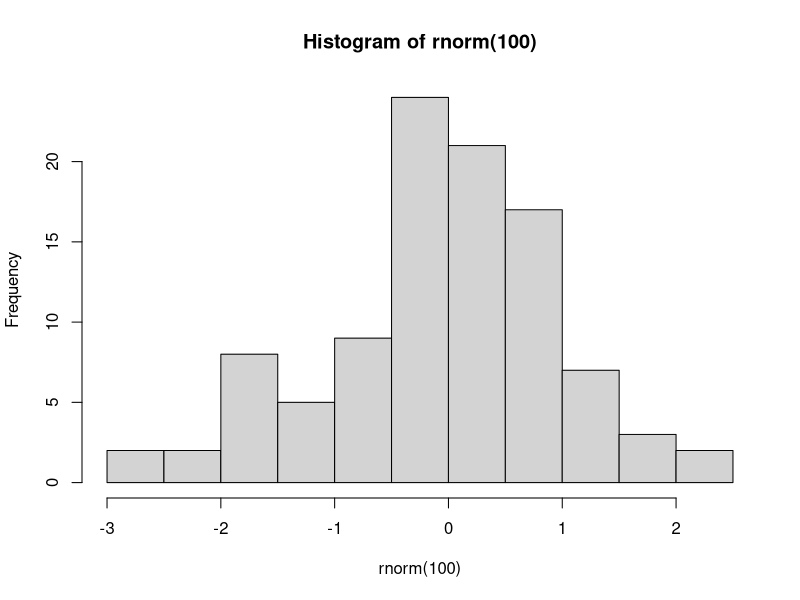
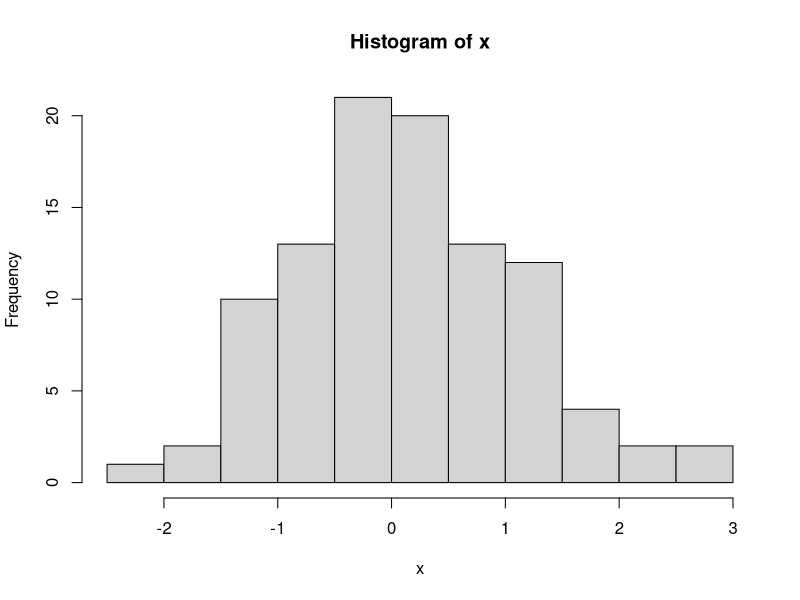

R code for these plots, in order:
## ---- chunk 1
obj <- 1
## ---- chunk 2
nom <- "nomObjet"
## ---- chunk 3
assign(x = nom, value = 1)
## ---- chunk 4
ls()
## ---- chunk 5
nomObjet
## ---- chunk 6
for (i in 1:5) {
  assign(x = paste0("obj", i), value = 1:i)
}
## ---- chunk 7
ls()
## ---- chunk 8
str(nomObjet)
## ---- chunk 9
str(get(nom))
## ---- chunk 10
str(nom)
## ---- chunk 11
for (i in 1:5) {
  cat(paste0("obj", i, " ="), get(paste0("obj", i)), "\n")
}
## ---- chunk 12
median(x = 1:10)
get("median")(x = 1:10)
do.call("median", args = list(x = 1:10))
## ---- chunk 13
#' Calcul de statistiques descriptives
#'
#' Cette fonction permet de calculer des statistiques descriptives au choix
#'
#' @param x vecteur d'observations
#' @param choix une chaîne de caractères spécifiant le nom de la fonction
#'              à appeler pour le calcul, soit "table" (par défaut), "mean",
#'              "median", "sd" ou "mad"
#' @param retirerNA un logique spécifiant si les valeurs manquantes (NA)
#'                  doivent être retirées avant le calcul (par défaut TRUE)
#'
#' @return le résultat de l'appel à la fonction choisie
#'
choixstat <- function(x, choix = c("table", "mean", "median", "sd", "mad"),
                      retirerNA = TRUE) {
  choix <- match.arg(choix)
  arguments <- list(x)
  if (choix == "table"){
    arguments$useNA <- if (retirerNA) "no" else "ifany"
  } else {
    arguments$na.rm <- retirerNA
  }
  do.call(what = choix, args = arguments)
}
## ---- chunk 14
# Équivalent à median(c(2,3,2,3,3,4,NA,3), na.rm = TRUE)

choixstat(x = c(2,3,2,3,3,4,NA,3), choix = "median", retirerNA = TRUE)
## ---- chunk 15
# Équivalent à median(c(2,3,2,3,3,4,NA,3), na.rm = FALSE)

choixstat(x = c(2,3,2,3,3,4,NA,3), choix = "median", retirerNA = FALSE)
## ---- chunk 16
# Équivalent à table(c(2,3,2,3,3,4,NA,3), useNA = "no")

choixstat(x = c(2,3,2,3,3,4,NA,3), choix = "table", retirerNA = TRUE)
## ---- chunk 17
# Équivalent à table(c(2,3,2,3,3,4,NA,3), useNA = "ifany")

choixstat(x = c(2,3,2,3,3,4,NA,3), choix = "table", retirerNA = FALSE)
## ---- chunk 18
f1 <- y ~ x1 + x2
## ---- chunk 19
str(f1)
f1[1]
f1[2]
f1[3]
## ---- chunk 20
str("y ~ x1 + x2")
f2 <- as.formula("y ~ x1 + x2")
str(f2)
## ---- chunk 21
#' Régression polynomiale
#'
#' Ajustement d'un modèle de régression polynomial entre deux variables
#'
#' @param y vecteur des observations de la variable réponse
#' @param x vecteur des observations de la variable explicative
#' @param dg degré du modèle polynomial à ajuster
#'
#' @return sortie de la fonction lm pour le modèle demandé
#'
regPoly <- function(y, x, dg){
  formule <- paste("y ~", 
                   paste(paste0("I(x^", 1:dg, ")"), collapse = " + ")
                   )
  lm(as.formula(formule))
}
## ---- chunk 22
regPoly(y = cars$dist, x = cars$speed, dg = 3)
regPoly(y = cars$dist, x = cars$speed, dg = 5)
## ---- chunk 23
f1
## ---- chunk 24
update(f1, . ~ . + x3)
## ---- chunk 25
update(f1, . ~ . - x2)
## ---- chunk 26
update(f1, sqrt(.) ~ .)
## ---- chunk 27
median(x = 1:10)
## ---- chunk 28
out <- median(x = 1:10)
## ---- chunk 29
out
## ---- chunk 30
out_quote <- quote(median(x = 1:10))
out_quote
str(out_quote)
## ---- chunk 31
eval(out_quote)
## ---- chunk 32
out_call <- call("median", x = 1:10)
out_call
str(out_call)
## ---- chunk 33
all.equal(out_quote, out_call)
## ---- chunk 34
eval(out_call)
## ---- chunk 35
instruc_car <- "median(x = 1:10)"
str(instruc_car)
## ---- chunk 36
out_parse <- parse(text = instruc_car)
out_parse
## ---- chunk 37
eval(out_parse)
## ---- chunk 38
regPoly2 <- function(y, x, dg){
  instruc <- paste0("lm(y ~ ", 
                    paste(paste0("I(x^", 1:dg, ")"), collapse = " + "),
                    ")")
  eval(parse(text = instruc))
}
## ---- chunk 39
regPoly2(y = cars$dist, x = cars$speed, dg = 3)
regPoly2(y = cars$dist, x = cars$speed, dg = 5)
## ---- chunk 40
hist(rnorm(100))
x <- rnorm(100)
hist(x)
## ---- chunk 41
fct1 <- function(x){
  x
}
test <- fct1(1:10)
test
str(test)
## ---- chunk 42
fct2 <- function(x){
  substitute(x)
}
test <- fct2(1:10)
test
str(test)
## ---- chunk 43
fct3 <- function(x){
  deparse(substitute(x))
}
test <- fct3(1:10)
test
str(test)
## ---- chunk 44
fct4 <- function(x){
  match.call()
}
test <- fct4(1:10)
test
str(test)
## ---- chunk 45
fct5 <- function(x, y){
  appel <- match.call()
  list(appel_complet = appel, 
       arg_x_exp = appel$x,
       arg_y_car = deparse(appel$x),
       arg_y_exp = appel$y)
}
test <- fct5(x = 1:10, y = "a")
str(test)
